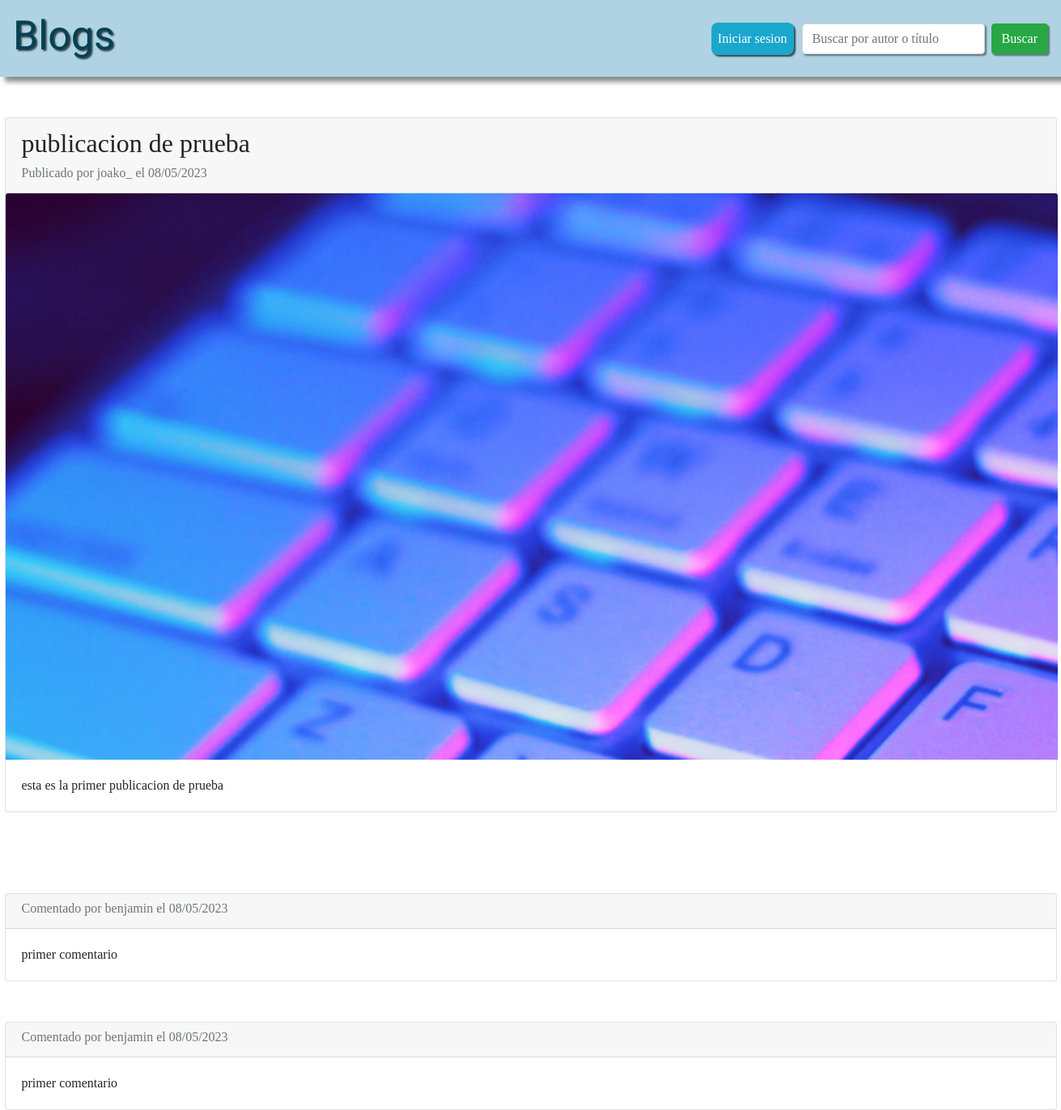
Screenshot of /detalle/1/ with the database file from the repository.
### AppBlog/models.py (models this page shows, shortened)
class Publicaciones(models.Model):
    titulo = models.CharField(max_length=200)
    contenido = models.TextField()
    autor = models.ForeignKey(User, on_delete=models.CASCADE)
    imagen = models.ImageField(upload_to='publicaciones_imagenes', blank=True, null=True)
    fecha_publicacion = models.DateTimeField(auto_now_add=True)

class Comentario(models.Model):
    publicacion = models.ForeignKey(Publicaciones, on_delete=models.CASCADE)
    autor = models.ForeignKey(User, on_delete=models.CASCADE)
    contenido = models.TextField()
    fecha_comentario = models.DateTimeField(default=datetime.now, blank=True)

### AppBlog/views.py (the view)
# urls.py: path('detalle/<int:pk>/', detalle_publicacion, name='detalle_publicacion'),
def detalle_publicacion(request, pk):
    publicacion = get_object_or_404(Publicaciones, pk=pk)
    es_creador = publicacion.autor == request.user
    comentarios = Comentario.objects.filter(publicacion=publicacion).order_by('-fecha_comentario')
    return render(request, 'AppBlog/detalle_publicacion.html', {'publicacion': publicacion, 'es_creador': es_creador, 'comentarios': comentarios})

### AppBlog/templates/AppBlog/detalle_publicacion.html (shortened to what this page needs)
{% extends "AppBlog/base.html" %}
{% block contenido %}
    <div class="card mi-publicacion">
        <div class="card-header">
            <h2 class="card-title">{{ publicacion.titulo }}</h2>
            <p class="card-subtitle text-muted">Publicado por {{ publicacion.autor }} el {{ publicacion.fecha_publicacion|date:"d/m/Y" }}</p>
        </div>
        {% if publicacion.imagen %}
            <img class="card-img-top imagen-publicacion" src="{{ publicacion.imagen.url }}" alt="{{ publicacion.titulo }}">
        {% endif %}
        <div class="card-body">
            <p class="card-text">{{ publicacion.contenido }}</p>
        </div>
    </div>
    {% for comentario in comentarios %}
        <div class="card mi-comentario">
            <div class="card-header">
                <p class="card-subtitle text-muted">Comentado por {{ comentario.autor }} el {{ comentario.fecha_comentario|date:"d/m/Y" }}</p>
            </div>
            <div class="card-body">
                <p class="card-text">{{ comentario.contenido }}</p>
            </div>
        </div>
    {% endfor %}
{% endblock %}

### static/AppBlog/css/style.css (style rules this page uses)
* { margin: 0; padding: 0; box-sizing: border-box; font-family: 'Merriweather', serif; }
body { width: 100%; height: 100vh; }
.mi-publicacion { width: 1300px; margin: 100px auto; }
.imagen-publicacion { width: 1300px; height: 700px; object-fit: cover; }
.mi-comentario { width: 1300px; margin: 0 auto; }
.card { margin-top: 50px; }

### rows the page displays
Publicaciones: titulo "publicacion de prueba", autor "joako_", fecha_publicacion "08/05/2023", imagen (picture), contenido "esta es la primer publicacion de prueba"
Comentario: autor "benjamin", fecha_comentario "08/05/2023", contenido "primer comentario"
Comentario: autor "benjamin", fecha_comentario "08/05/2023", contenido "primer comentario"
